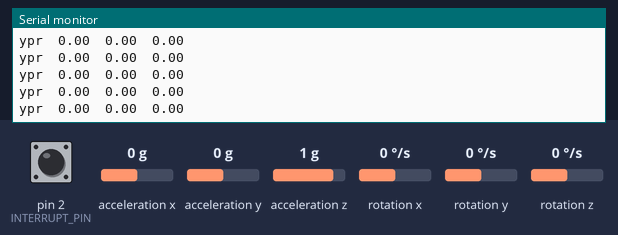
Simulated run of this sketch. Board: Arduino Uno, built with avr-gcc and run on an emulated ATmega328P. On the bench: the last lines printed to the serial monitor. Inputs (shaded band) come from the test bench; at power-on: acceleration x 0 g, acceleration y 0 g, acceleration z 1 g, rotation z 0 °/s, pin 2 (INTERRUPT_PIN) LOW, rotation x 0 °/s, rotation y 0 °/s. The sensor or clock chip raises its interrupt line as the real part does.

Above: at 1.7 s.
1.8 s: acceleration x set to -1.4 g
At 2.8 s:
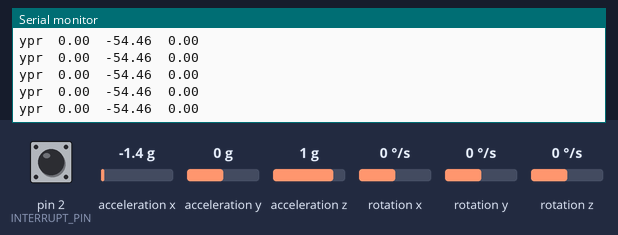
3.3 s: acceleration y set to -1.4 g
At 4.0 s:
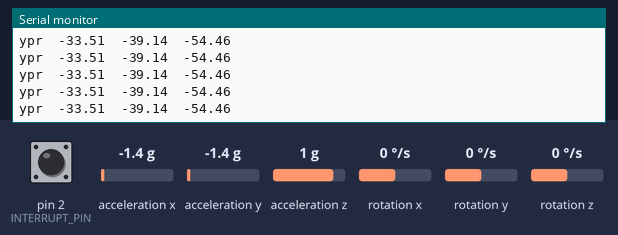
4.8 s: acceleration z set to -1.4 g
At 5.9 s:
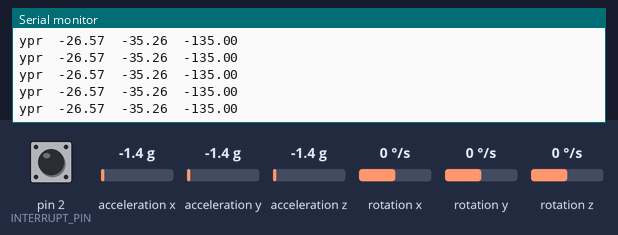
6.3 s: rotation z set to -192 °/s
At 7.4 s:
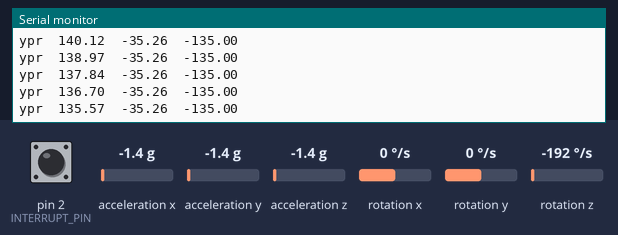
7.8 s: pin 2 (INTERRUPT_PIN) pulled HIGH for 0.15 s
Timing chart, 0 to 10.4 s (numbered marks = the images above; inputs shaded):
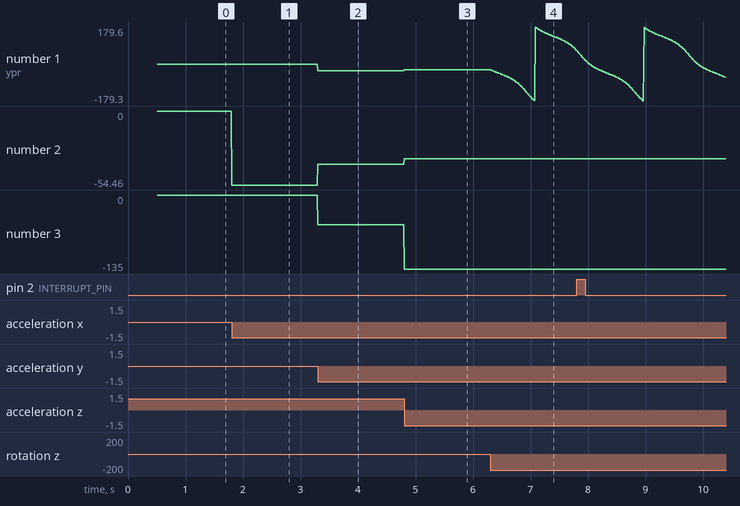

Measured:
- after the input at 1.8 s, the serial monitor: prints a new line at once (image 1)
- after the input at 3.3 s, the serial monitor: prints a new line at once (image 2)
- after the input at 4.8 s, the serial monitor: prints a new line at once (image 3)
- after the input at 6.3 s, the serial monitor: prints a new line at once (image 4)
- plotted number 1: 0 → -33.51 after the input at 3.3 s, -33.51 → -26.57 after the input at 4.8 s, -26.57 → 66.66 after the input at 6.3 s
- plotted number 2: 0 → -54.46 after the input at 1.8 s, -54.46 → -39.14 after the input at 3.3 s, -39.14 → -35.26 after the input at 4.8 s
- plotted number 3: -54.46 → -135 after the input at 4.8 s

The sketch:

MPU6050_DMP6.ino
```cpp
#include "I2Cdev.h"
#include "MPU6050_6Axis_MotionApps_V6_12.h"
#include "Wire.h"

MPU6050 mpu;

#define INTERRUPT_PIN 2  // use pin 2 on Arduino Uno & most boards
#define LED_PIN 13 // (Arduino is 13, Teensy is 11, Teensy++ is 6)
bool blinkState = false;

// MPU control/status vars
bool dmpReady = false;  // set true if DMP init was successful
uint8_t mpuIntStatus;   // holds actual interrupt status byte from MPU
uint8_t devStatus;      // return status after each device operation (0 = success, !0 = error)
uint16_t packetSize;    // expected DMP packet size (default is 42 bytes)
uint16_t fifoCount;     // count of all bytes currently in FIFO
uint8_t fifoBuffer[64]; // FIFO storage buffer

// orientation/motion vars
Quaternion q;           // [w, x, y, z]         quaternion container
VectorInt16 aa;         // [x, y, z]            accel sensor measurements
VectorInt16 gy;         // [x, y, z]            gyro sensor measurements
VectorInt16 aaReal;     // [x, y, z]            gravity-free accel sensor measurements
VectorInt16 aaWorld;    // [x, y, z]            world-frame accel sensor measurements
VectorFloat gravity;    // [x, y, z]            gravity vector
float euler[3];         // [psi, theta, phi]    Euler angle container
float ypr[3];           // [yaw, pitch, roll]   yaw/pitch/roll container and gravity vector

// packet structure for InvenSense teapot demo
uint8_t teapotPacket[14] = { '$', 0x02, 0, 0, 0, 0, 0, 0, 0, 0, 0x00, 0x00, '\r', '\n' };

volatile bool mpuInterrupt = false;     // indicates whether MPU interrupt pin has gone high

void dmpDataReady()
{
  mpuInterrupt = true;
}


void setup() {
  #if I2CDEV_IMPLEMENTATION == I2CDEV_ARDUINO_WIRE
    Wire.begin();
    Wire.setClock(400000);
  #elif I2CDEV_IMPLEMENTATION == I2CDEV_BUILTIN_FASTWIRE
    Fastwire::setup(400, true);
  #endif

    Serial.begin(115200);
    mpu.initialize();
    pinMode(INTERRUPT_PIN, INPUT);
    devStatus = mpu.dmpInitialize();

    // supply your own gyro offsets here, scaled for min sensitivity
    mpu.setXGyroOffset(51);
    mpu.setYGyroOffset(8);
    mpu.setZGyroOffset(21);
    mpu.setXAccelOffset(1150);
    mpu.setYAccelOffset(-50);
    mpu.setZAccelOffset(1060);

    if (devStatus == 0) {
      mpu.CalibrateAccel(6);
      mpu.CalibrateGyro(6);
      mpu.PrintActiveOffsets();
      mpu.setDMPEnabled(true);

      attachInterrupt(digitalPinToInterrupt(INTERRUPT_PIN), dmpDataReady, RISING);
      mpuIntStatus = mpu.getIntStatus();

      dmpReady = true;

      packetSize = mpu.dmpGetFIFOPacketSize();
    } else {
    }

}

void loop() {
  MPU6050_dmp();
}

void MPU6050_dmp()
{
  if (!dmpReady) return;
  if (mpu.dmpGetCurrentFIFOPacket(fifoBuffer)) { // Get the Latest packet


  // display Euler angles in degrees
  mpu.dmpGetQuaternion(&q, fifoBuffer);
  mpu.dmpGetGravity(&gravity, &q);
  mpu.dmpGetYawPitchRoll(ypr, &q, &gravity);
  Serial.print("ypr\t");
  Serial.print(ypr[0] * 180 / M_PI);
  Serial.print("\t");
  Serial.print(ypr[1] * 180 / M_PI);
  Serial.print("\t");
  Serial.print(ypr[2] * 180 / M_PI);

/*mpu.dmpGetAccel(&aa, fifoBuffer);
  Serial.print("\tRaw Accl XYZ\t");
  Serial.print(aa.x);
  Serial.print("\t");
  Serial.print(aa.y);
  Serial.print("\t");
  Serial.print(aa.z);
  mpu.dmpGetGyro(&gy, fifoBuffer);
  Serial.print("\tRaw Gyro XYZ\t");
  Serial.print(gy.x);
  Serial.print("\t");
  Serial.print(gy.y);
  Serial.print("\t");
  Serial.print(gy.z);*/


  Serial.println();

  }
}
```
